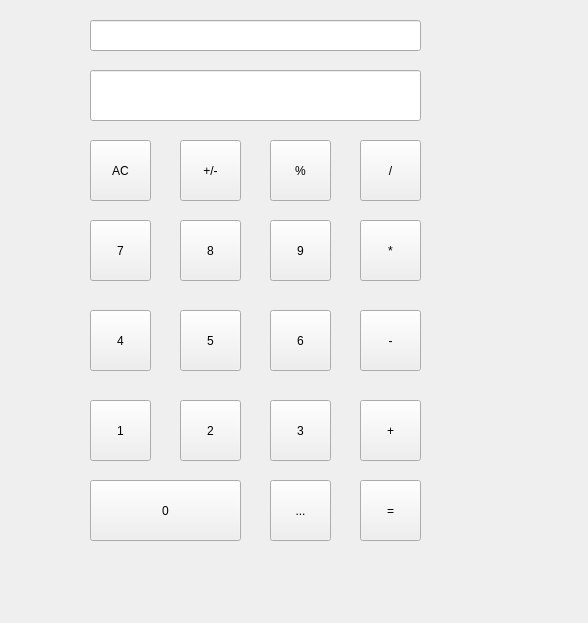
<?xml version="1.0" encoding="UTF-8"?>
<ui version="4.0">
 <class>Form</class>
 <widget class="QWidget" name="Form">
  <property name="geometry">
   <rect>
    <x>0</x>
    <y>0</y>
    <width>588</width>
    <height>623</height>
   </rect>
  </property>
  <property name="windowTitle">
   <string>Form</string>
  </property>
  <property name="layoutDirection">
   <enum>Qt::RightToLeft</enum>
  </property>
  <widget class="QToolButton" name="b7">
   <property name="geometry">
    <rect>
     <x>90</x>
     <y>220</y>
     <width>61</width>
     <height>61</height>
    </rect>
   </property>
   <property name="text">
    <string>7</string>
   </property>
  </widget>
  <widget class="QToolButton" name="b8">
   <property name="geometry">
    <rect>
     <x>180</x>
     <y>220</y>
     <width>61</width>
     <height>61</height>
    </rect>
   </property>
   <property name="text">
    <string>8</string>
   </property>
  </widget>
  <widget class="QToolButton" name="b9">
   <property name="geometry">
    <rect>
     <x>270</x>
     <y>220</y>
     <width>61</width>
     <height>61</height>
    </rect>
   </property>
   <property name="text">
    <string>9</string>
   </property>
  </widget>
  <widget class="QToolButton" name="b4">
   <property name="geometry">
    <rect>
     <x>90</x>
     <y>310</y>
     <width>61</width>
     <height>61</height>
    </rect>
   </property>
   <property name="text">
    <string>4</string>
   </property>
  </widget>
  <widget class="QToolButton" name="b5">
   <property name="geometry">
    <rect>
     <x>180</x>
     <y>310</y>
     <width>61</width>
     <height>61</height>
    </rect>
   </property>
   <property name="text">
    <string>5</string>
   </property>
  </widget>
  <widget class="QToolButton" name="b6">
   <property name="geometry">
    <rect>
     <x>270</x>
     <y>310</y>
     <width>61</width>
     <height>61</height>
    </rect>
   </property>
   <property name="text">
    <string>6</string>
   </property>
  </widget>
  <widget class="QToolButton" name="b1">
   <property name="geometry">
    <rect>
     <x>90</x>
     <y>400</y>
     <width>61</width>
     <height>61</height>
    </rect>
   </property>
   <property name="text">
    <string>1</string>
   </property>
  </widget>
  <widget class="QToolButton" name="b2">
   <property name="geometry">
    <rect>
     <x>180</x>
     <y>400</y>
     <width>61</width>
     <height>61</height>
    </rect>
   </property>
   <property name="text">
    <string>2</string>
   </property>
  </widget>
  <widget class="QToolButton" name="b3">
   <property name="geometry">
    <rect>
     <x>270</x>
     <y>400</y>
     <width>61</width>
     <height>61</height>
    </rect>
   </property>
   <property name="text">
    <string>3</string>
   </property>
  </widget>
  <widget class="QToolButton" name="b0">
   <property name="geometry">
    <rect>
     <x>90</x>
     <y>480</y>
     <width>151</width>
     <height>61</height>
    </rect>
   </property>
   <property name="text">
    <string>0</string>
   </property>
  </widget>
  <widget class="QToolButton" name="bdot">
   <property name="geometry">
    <rect>
     <x>270</x>
     <y>480</y>
     <width>61</width>
     <height>61</height>
    </rect>
   </property>
   <property name="text">
    <string>...</string>
   </property>
  </widget>
  <widget class="QToolButton" name="beql">
   <property name="geometry">
    <rect>
     <x>360</x>
     <y>480</y>
     <width>61</width>
     <height>61</height>
    </rect>
   </property>
   <property name="text">
    <string>=</string>
   </property>
  </widget>
  <widget class="QToolButton" name="bplus">
   <property name="geometry">
    <rect>
     <x>360</x>
     <y>400</y>
     <width>61</width>
     <height>61</height>
    </rect>
   </property>
   <property name="text">
    <string>+</string>
   </property>
  </widget>
  <widget class="QToolButton" name="bmul">
   <property name="geometry">
    <rect>
     <x>360</x>
     <y>220</y>
     <width>61</width>
     <height>61</height>
    </rect>
   </property>
   <property name="text">
    <string>*</string>
   </property>
  </widget>
  <widget class="QToolButton" name="bminus">
   <property name="geometry">
    <rect>
     <x>360</x>
     <y>310</y>
     <width>61</width>
     <height>61</height>
    </rect>
   </property>
   <property name="text">
    <string>-</string>
   </property>
  </widget>
  <widget class="QToolButton" name="bclean">
   <property name="geometry">
    <rect>
     <x>90</x>
     <y>140</y>
     <width>61</width>
     <height>61</height>
    </rect>
   </property>
   <property name="text">
    <string>AC</string>
   </property>
  </widget>
  <widget class="QToolButton" name="bcha">
   <property name="geometry">
    <rect>
     <x>180</x>
     <y>140</y>
     <width>61</width>
     <height>61</height>
    </rect>
   </property>
   <property name="text">
    <string>+/-</string>
   </property>
  </widget>
  <widget class="QToolButton" name="bdiv">
   <property name="geometry">
    <rect>
     <x>360</x>
     <y>140</y>
     <width>61</width>
     <height>61</height>
    </rect>
   </property>
   <property name="text">
    <string>/</string>
   </property>
  </widget>
  <widget class="QToolButton" name="bmod">
   <property name="geometry">
    <rect>
     <x>270</x>
     <y>140</y>
     <width>61</width>
     <height>61</height>
    </rect>
   </property>
   <property name="text">
    <string>%</string>
   </property>
  </widget>
  <widget class="QLineEdit" name="lineEdit">
   <property name="geometry">
    <rect>
     <x>90</x>
     <y>70</y>
     <width>331</width>
     <height>51</height>
    </rect>
   </property>
   <property name="layoutDirection">
    <enum>Qt::LeftToRight</enum>
   </property>
   <property name="text">
    <string/>
   </property>
   <property name="alignment">
    <set>Qt::AlignRight|Qt::AlignTrailing|Qt::AlignVCenter</set>
   </property>
   <property name="readOnly">
    <bool>false</bool>
   </property>
  </widget>
  <widget class="QLineEdit" name="lineEdit_2">
   <property name="geometry">
    <rect>
     <x>90</x>
     <y>20</y>
     <width>331</width>
     <height>31</height>
    </rect>
   </property>
   <property name="layoutDirection">
    <enum>Qt::LeftToRight</enum>
   </property>
   <property name="text">
    <string/>
   </property>
   <property name="alignment">
    <set>Qt::AlignRight|Qt::AlignTrailing|Qt::AlignVCenter</set>
   </property>
  </widget>
 </widget>
 <resources/>
 <connections/>
</ui>
